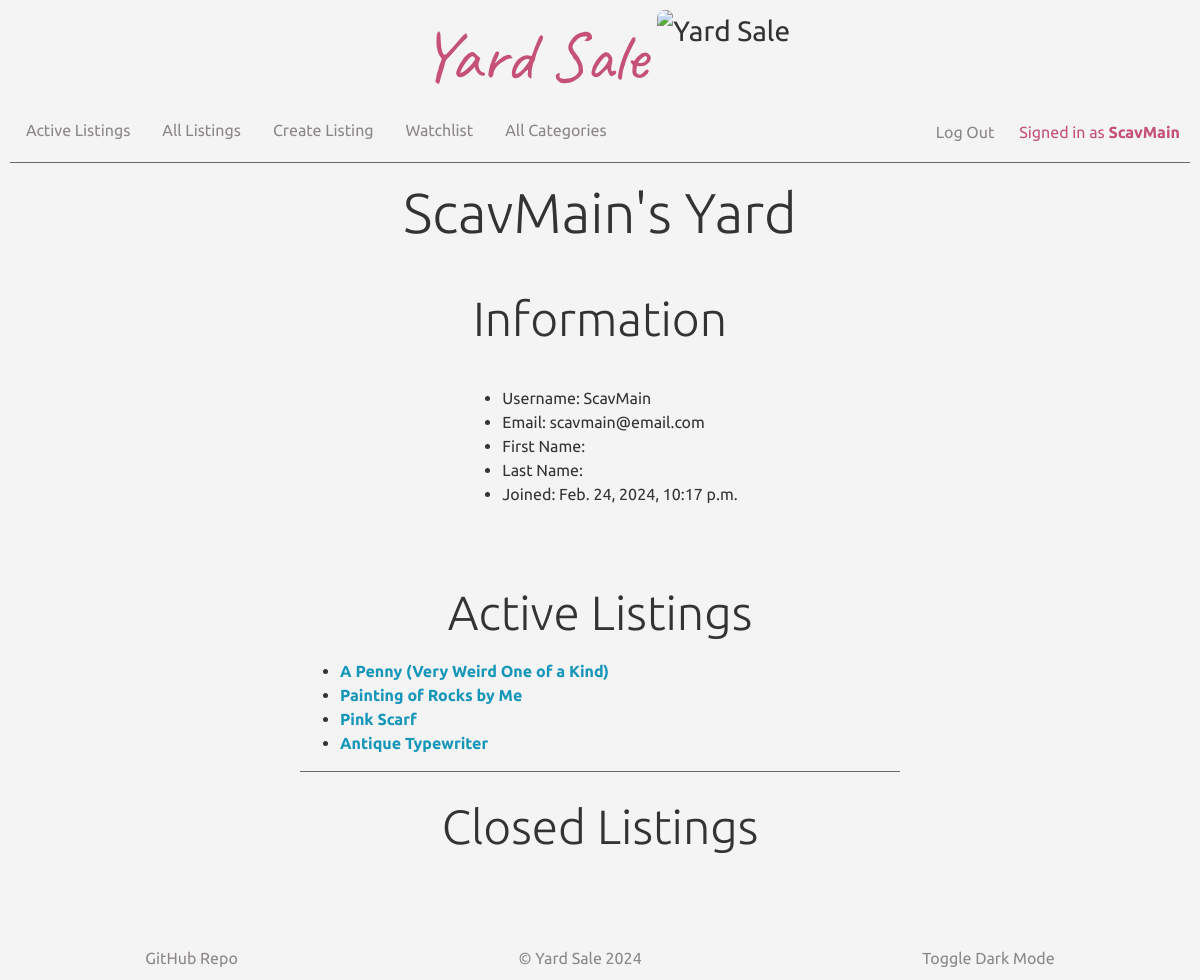
Before: /profile/7 (signed in) with the older database file.
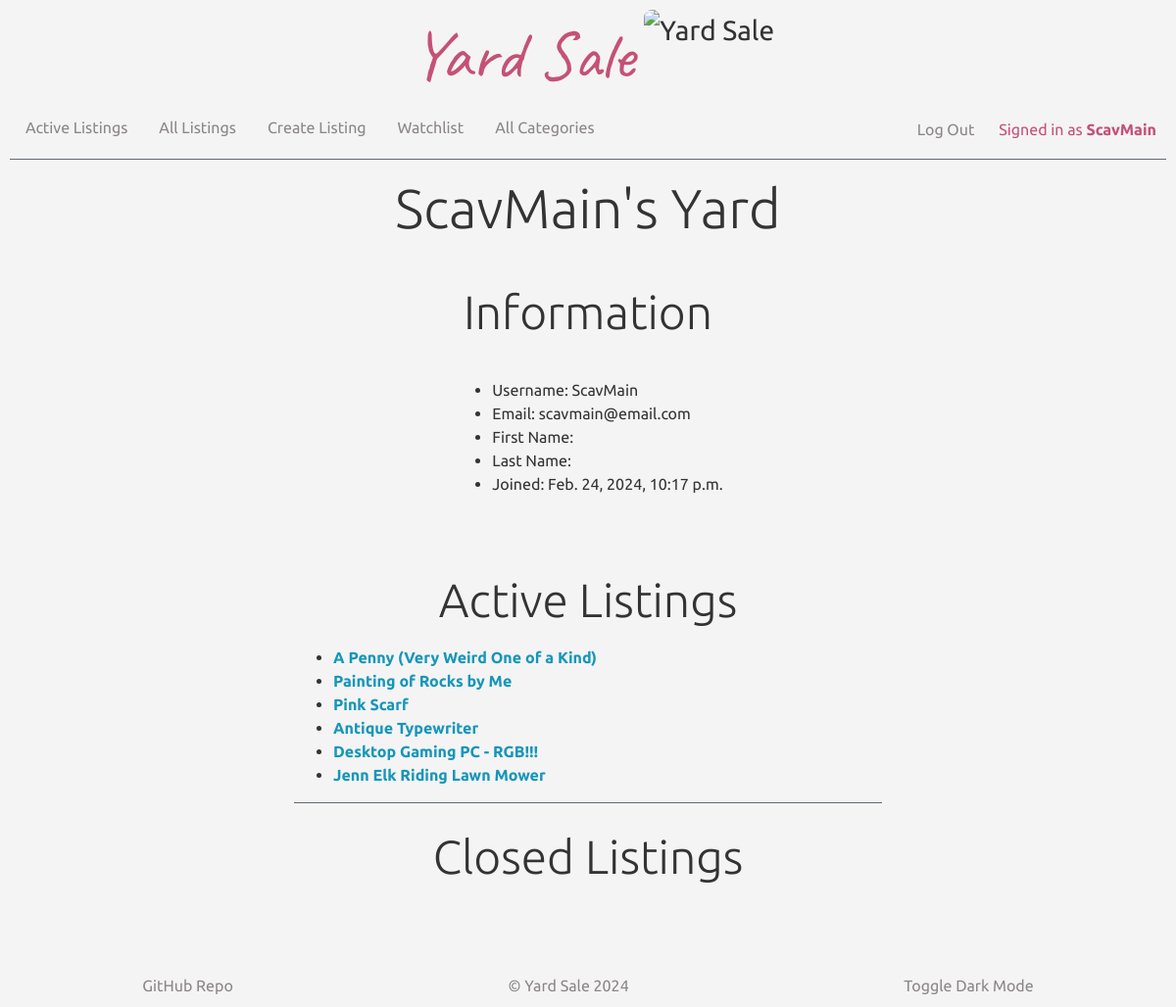
After: the same page with the newer database file.
### auctions/models.py (models this page shows, shortened)
class User(AbstractUser):
    pass

class Listing(models.Model):
    active = models.BooleanField(default=True)
    categories = models.ManyToManyField(Category, related_name="listings")
    date = models.DateTimeField()
    description = models.TextField()
    image = models.URLField(blank=True)
    starting_bid = models.DecimalField(max_digits=10, decimal_places=2, default=0.00)
    price = models.DecimalField(max_digits=10, decimal_places=2)
    title = models.CharField(max_length=64)
    user = models.ForeignKey(User, on_delete=models.CASCADE, related_name="listings")

### auctions/views.py (the view)
# urls.py: path('profile/<int:user_id>', views.profile, name='profile'),
@login_required
def profile(request, user_id):
    user = User.objects.get(pk=user_id)
    listings = Listing.objects.filter(user=user)
    watchlist = Watchlist.objects.filter(user=user)
    winners = Winner.objects.filter(listing__user=user)
    current_user = request.user
    return render(request, "auctions/profile.html", {
        "user": user,
        "listings": listings,
        "watchlist": watchlist,
        "winners": winners,
        "user_info_form": UserInfoForm(instance=user),
        "current_user": current_user
    })

### auctions/templates/auctions/profile.html (shortened to what this page needs)
{% extends "auctions/layout.html" %}
{% block navbar %}
    <li class="nav-item">
        <a class="nav-link" href="{% url 'index' %}">Active Listings</a>
    </li>
    <li class="nav-item">
        <a class="nav-link" href="{% url 'listings' %}">All Listings</a>
    </li>
    <li class="nav-item">
        <a class="nav-link" href="{% url 'create' %}">Create Listing</a>
    </li>
    <li class="nav-item">
        <a class="nav-link" href="{% url 'watchlist' %}">Watchlist</a>
    </li>
    <li class="nav-item">
        <a class="nav-link" href="{% url 'categories' %}">All Categories</a>
    </li>
{% endblock %}
{% block body %}
<div class="profile-page-content">
    <h1>{{ user.username }}'s Yard</h1>
    <h2>Information</h2>
    <div class="profile-info">
        <ul>
            <li>Username: {{ user.username }}</li>
            <li>Email: {{ user.email }}</li>
            <li>First Name: {{ user.first_name }}</li>
            <li>Last Name: {{ user.last_name }}</li>
            <li>Joined: {{ user.date_joined }}</li>
        </ul>
    <h2>Active Listings</h2>
    <div class="profile-listings">
        <ul>
            {% for listing in user.listings.all %}
                {% if listing.active == True %}
                    <li class="li-listing">
                        <a class="bold" href="{% url 'listing' listing.id %}">{{ listing.title }}</a>
                    </li>
                {% endif %}
            {% endfor %}
        </ul>
        <hr>
    </div>
    <h2>Closed Listings</h2>
    <div id="profile-closed-listings" class="profile-listings">
    </div>
</div>
{% endblock %}

### auctions/templates/auctions/layout.html (shortened to what this page needs)
{% load static %}
<!DOCTYPE html>
<html lang="en">
    <head>
        <link rel="stylesheet" href="https://stackpath.bootstrapcdn.com/bootstrap/4.4.1/css/bootstrap.min.css">
        <link href="{% static 'auctions/styles.css' %}" rel="stylesheet">
    </head>
    <body class="light-mode">
        <div class="hero">
            <h1 class="yard-sale">Yard Sale</h1>
            <img id="standard-hero" class="visible-hero" src="https://i.imgur.com/je1SZ7K.png" alt="Yard Sale" style="height:100px">
        </div>
        <div class="nav-container">
            <ul class="nav">
                {% if user.is_authenticated %}
                    {% block navbar %}{% endblock %}
                {% endif %}
            </ul>
            <div class="user-status">
                {% if user.is_authenticated %}
                <a class="logout-link" href="{% url 'logout' %}">Log Out&nbsp;&nbsp;&nbsp;&nbsp;</a>
                    <span class="signed-in-as">Signed in as <strong>{{ user.username }}</strong></span>
                {% endif %}
            </div>
        </div>
        <hr class="divider">
        {% block body %}
        {% endblock %}
        <footer>
            <ul class="footer-links">
                <li>
                    <a class="footer-link" href="https://github.com/MyPetLobster/commerce">GitHub Repo</a>
                </li>
                <li>
                    <a class="footer-link" href="{% url 'index' %}">&copy; Yard Sale 2024</a>
                </li>
                <li>
                    <a id="theme-mode-toggle" class="footer-link" href="#">Toggle Dark Mode</a>
                </li>
            </ul>
        </footer>
    </body>
</html>

### auctions/static/auctions/styles.css (style rules this page uses)
.light-mode { background-color: #f4f4f4; color: #333; }
.yard-sale { padding: 0; font-family: "Caveat", cursive; font-size: 2.5em; color: #c55176; }
.bold { font-weight: bold; }
img { border-radius: 8px; }
h1, h2, h3 { font-weight: 300; text-align: center; }
h1 { font-size: 3.5em; }
h2 { font-size: 3em; }
body { position: relative; min-height: 100vh; padding: 10px; font-family: "Ubuntu", sans-serif; max-width: 100vw; overflow-x: hidden; }
hr { background-color: #6c757d; display: block; clear: both; margin-top: 8px; }
a { color: #1696b9; transition: 0.15s; }
.nav-container { display: flex; flex-direction: row; justify-content: center; gap: 10px; justify-content: space-between; padding: 0px; margin: 0; }
.nav-link, .logout-link, .footer-link { color: #8c8787; transition: 0.15s; }
.hero { display: flex; flex-direction: row; justify-content: center; gap: 10px; font-size: 1.75em; justify-content: center; align-items: center; padding-left: 10px; }
.visible-hero { display: block; }
.user-status { display: flex; flex-direction: row; justify-content: center; gap: 10px; justify-content: flex-end; gap: 10px; padding: 10px; }
.signed-in-as { color: #c55176; }
footer { position: absolute; bottom: 0; }
footer ul { display: flex; flex-direction: row; justify-content: center; gap: 10px; width: 100vw; justify-content: space-around; padding: 10px; margin-bottom: 0; }
footer li { list-style-type: none; }
.profile-page-content { display: flex; flex-direction: column; align-items: center; gap: 10px; width: 100%; }
.profile-info { display: flex; flex-direction: column; align-items: center; gap: 10px; width: 600px; padding: 20px; }
.profile-listings { width: 600px; align-items: flex-start; }
#profile-closed-listings { margin-bottom: 60px; }

Changed rows visible on the page:
added Listing: title "Desktop Gaming PC - RGB!!!"
added Listing: title "Jenn Elk Riding Lawn Mower"
